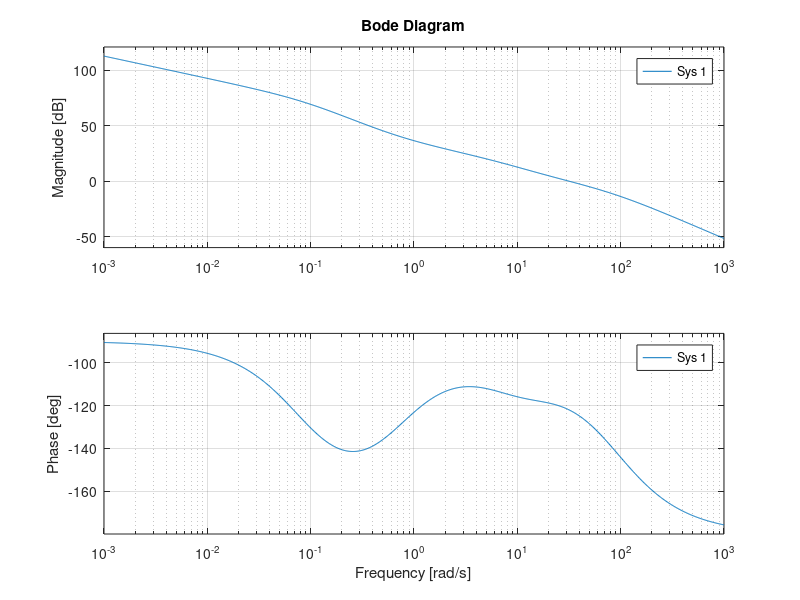

MATLAB code to generate this figure: (Note: this script raises an error after producing the figure.)
%% Q1
s = tf('s');
G = 1200/(s*(s+8.569));


%% Q2
H = 1200*0.45/(s*(s+8.569));
bode(H)
margin(H)

%% Q5
C = (0.067*s+1)/(0.012*s+1);

Z=C*H;
margin(Z);
bode(Z);

%% Q6
X = 6.899*(1.4451*s+1)/(1.4451*7.7625*s+1);
margin(Z*X)
bode(Z*X);

%% Q9
% time = (simout.time);
% H1 = (simout.signals.values); 
% H2 = (simout.signals.values); %kp = 0.178, ki = 0.092, kd = 0.0075

% used to find length
% length(H1); length 4722
% length(H2); length 4682
% length(time); length 4682
% H_t = length(H2); %4682
% 
% H3 = H1(1:H_t); %extract data of set size H_t
% H4 = H2(1:H_t); %extract data of set size H_t
% t = time(1:H_t);

plot(t,H3,t,H2,'r');
legend('Lead-Lag', 'PID');

